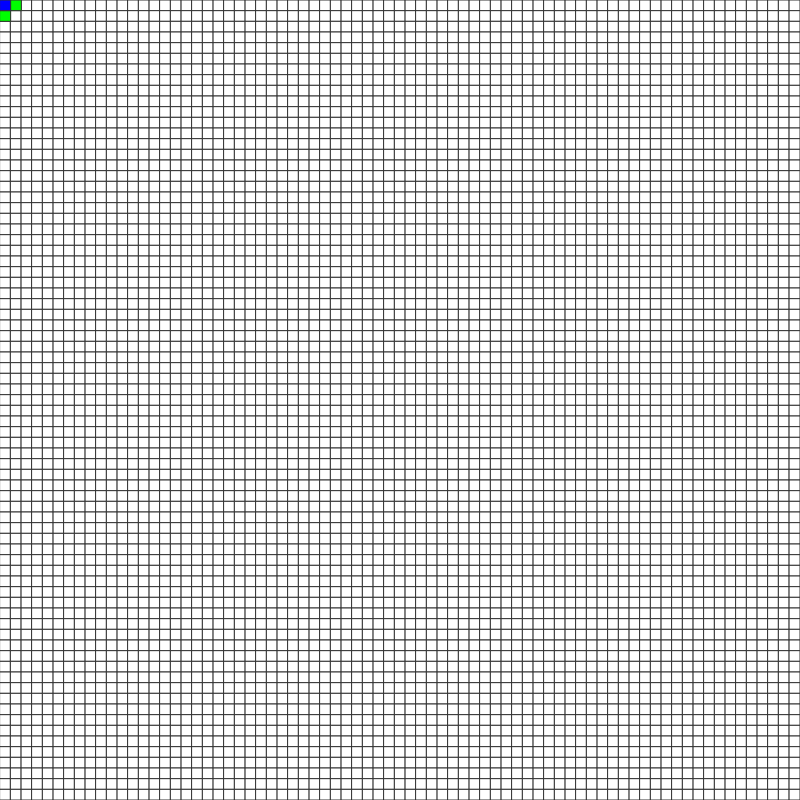
Frame 1 (no input)
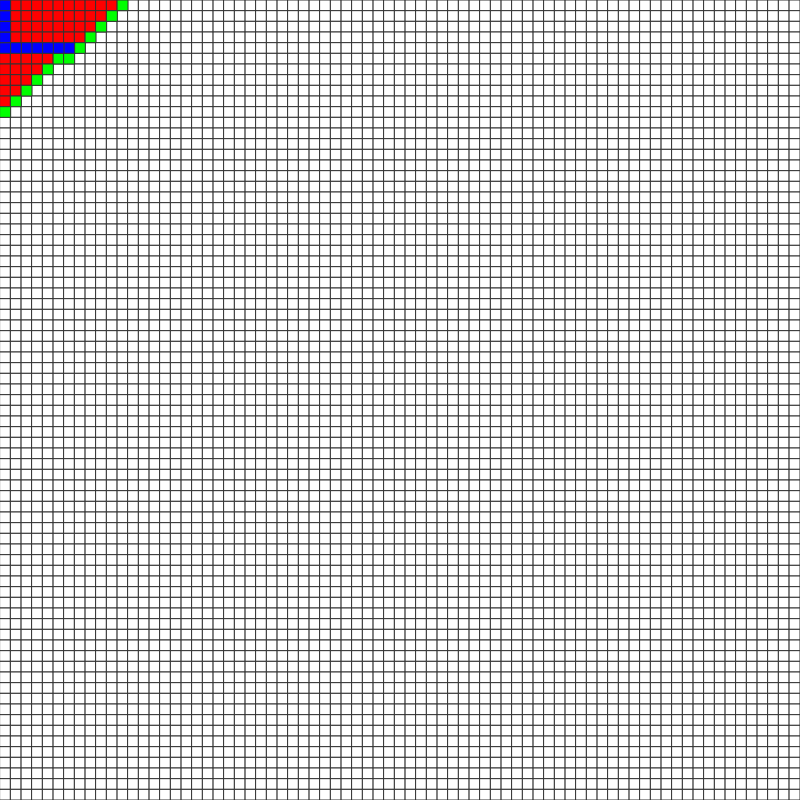
Frame 60 (no input)
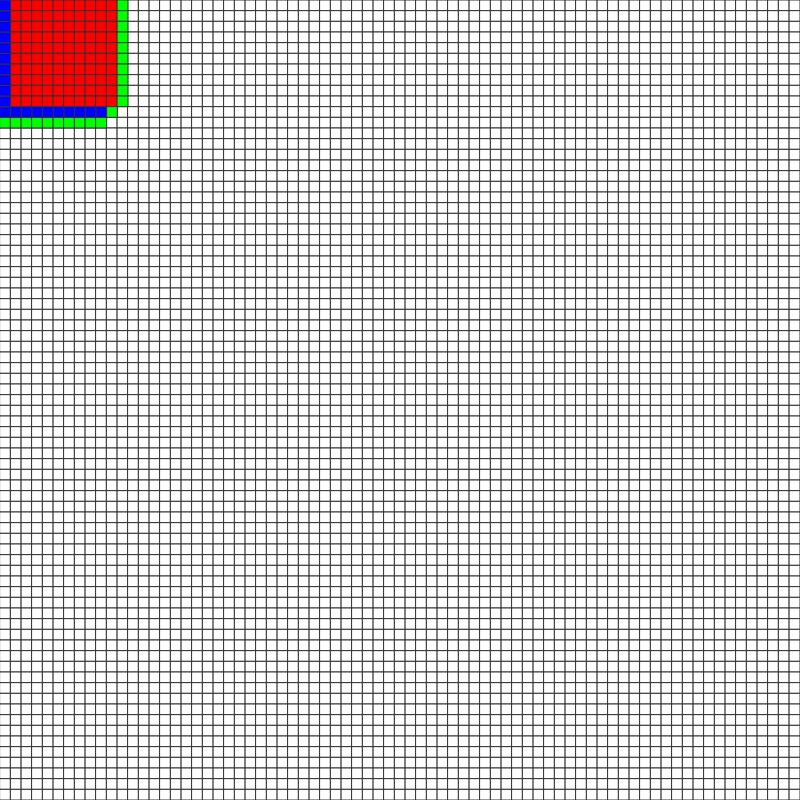
Frame 120 (the mouse pressed at the canvas centre since frame 60)

The p5.js sketch that drew these frames (run headless with seeded random() and noise() and a simulated clock; from frame 60 on, the mouse is pressed at the canvas centre):

// p5.js sketch
// ── sketch.js
const cols = 75;
const rows = 75;
let grid = new Array(cols);

let openSet = [];
let closedSet = [];

let start;
let end;
let w;
let h;
let path = [];

function removeFromArray(arr, elt) {
  for (let i = arr.length - 1; i >= 0; i--) {
    if (arr[i] == elt) {
      arr.splice(i, 1);
    }
  }
}

//calculating heuristic value
function heuristic(a, b) {
  //calculate diagonal distance
  // const d = dist(a.i, a.j, b.i, b.j);
  const d = abs(a.i - b.i) + abs(a.j - b.j);
  return d;
}

function Spot(i, j) {
  this.i = i;
  this.j = j;
  this.f = 0;
  this.g = 0;
  this.h = 0;
  this.neighbors = [];
  this.previous = undefined;
  this.show = function (color) {
    fill(color);
    stroke(51);
    rect(this.i * w, this.j * h, w, h);
  };
  this.addNeighbors = function (grid) {
    const i = this.i;
    const j = this.j;
    if (i < cols - 1) {
      this.neighbors.push(grid[i + 1][j]);
    }
    if (i > 0) {
      this.neighbors.push(grid[i - 1][j]);
    }
    if (j < rows - 1) {
      this.neighbors.push(grid[i][j + 1]);
    }
    if (j > 0) {
      this.neighbors.push(grid[i][j - 1]);
    }
  };
}

function setup() {
  createCanvas(800, 800);
  w = width / cols;
  h = height / rows;
  console.log("A*");
  for (let i = 0; i < cols; i++) {
    grid[i] = new Array(rows);
  }
  console.log(grid);
  for (let i = 0; i < cols; i++) {
    for (let j = 0; j < rows; j++) {
      grid[i][j] = new Spot(i, j);
    }
  }
  for (let i = 0; i < cols; i++) {
    for (let j = 0; j < rows; j++) {
      grid[i][j].addNeighbors(grid);
    }
  }
  start = grid[0][0];
  // end = grid[cols - 1][rows - 1];
  end = grid[10][10];

  openSet.push(start);
}

function draw() {
  if (openSet.length > 0) {
    let winner = 0;
    for (let i = 0; i < openSet.length; i++) {
      //minimum f-score spot in openSet 
      if (openSet[i].f < openSet[winner].f) {
        winner = i;
      }
    }
    const current = openSet[winner];
    path = [];
    let temp = current;
    path.push(temp);
    while (temp.previous) {
      path.push(temp.previous);
      temp = temp.previous;
    }
    if (current === end) {
      noLoop();
      console.log("DONE!");
    }
    removeFromArray(openSet, current);
    closedSet.push(current);
    let neighbors = current.neighbors;
    for (let i = 0; i < neighbors.length; i++) {
      const neighbor = neighbors[i];

      if (!closedSet.includes(neighbor)) {
        const tempG = current.g + 1;
        if (openSet.includes(neighbor)) {
          if (tempG < neighbor.g) {
            neighbor.g = tempG;
          }
        } else {
          neighbor.g = tempG;
          openSet.push(neighbor);
        }
        neighbor.h = heuristic(neighbor, end);
        neighbor.f = neighbor.g + neighbor.h;
        neighbor.previous = current;
      }
    }
  } else {
    // no solution
    console.log("No Solution Found");
  }
  for (let i = 0; i < cols; i++) {
    for (let j = 0; j < rows; j++) {
      grid[i][j].show(color(255));
    }
  }
  for (let i = 0; i < closedSet.length; i++) {
    closedSet[i].show(color(255, 0, 0));
  }

  for (let i = 0; i < openSet.length; i++) {
    openSet[i].show(color(0, 255, 0));
  }

  for (let i = 0; i < path.length; i++) {
    path[i].show(color(0, 0, 255));
  }
}
